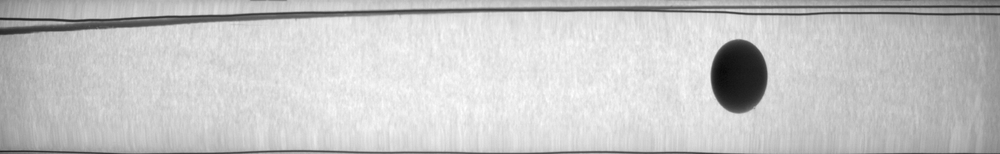
#> input picture Rapport 4/scripts/figs/ballcontrast.png, 1000 x 154 px, shrunk from 1904 x 294 before the run
$ python imagehisto.py
#> lines starting #> are read from the running program, lines starting #| are printed output that depends on the picture
import cv2
import numpy as np
from matplotlib import pyplot as plt

gray_img = cv2.imread('figs/ballcontrast.png', cv2.IMREAD_GRAYSCALE)
#> gray_img is the input picture: shape (154, 1000); min 9, max 255, mean 198.3
cv2.imshow('GoldenGate', gray_img)
hist = cv2.calcHist([gray_img], [0], None, [256], [0, 256])
#> hist = 256 values, max 3174 at index 231, min 0 at index 0, mean 601.6
plt.hist(gray_img.ravel(), 256, [0, 256])
plt.title('Histogram for gray scale picture')
plt.show()
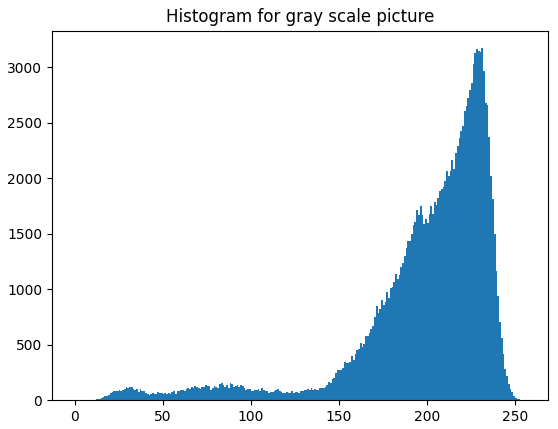
#> figure drawn by matplotlib, 1 panel; tallest bar 3174 high, from x = 231 to 232

while True:
    k = cv2.waitKey(0) & 0xFF
#> (key Esc is pressed here)
    if k == 27:
        break             # ESC key to exit
cv2.destroyAllWindows()

$ run again, with Rapport 4/scripts/figs/bilde_scale1.png copied over Rapport 4/scripts/figs/ballcontrast.png
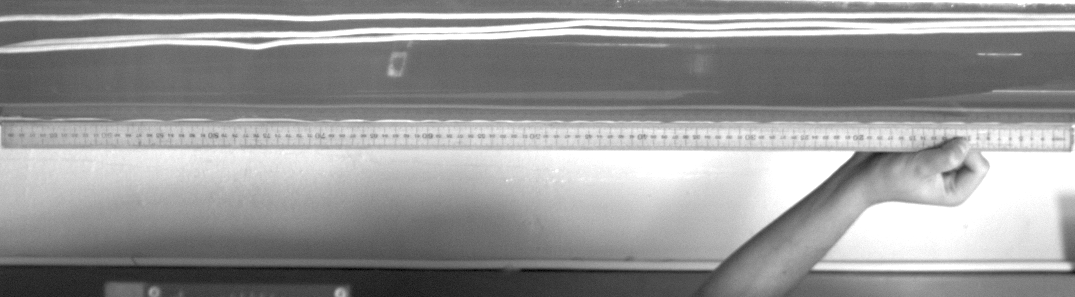
#> input picture Rapport 4/scripts/figs/bilde_scale1.png, 1075 x 297 px
#> gray_img is the input picture: shape (297, 1075); min 0, max 255, mean 151.8
#> hist = 256 values, max 24031 at index 255, min 0 at index 2, mean 1247.2
#> `plt.show()`:
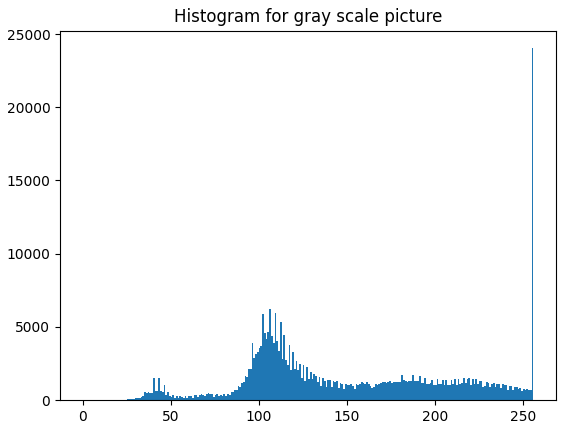
#> figure drawn by matplotlib, 1 panel; tallest bar 24031 high, from x = 255 to 256
